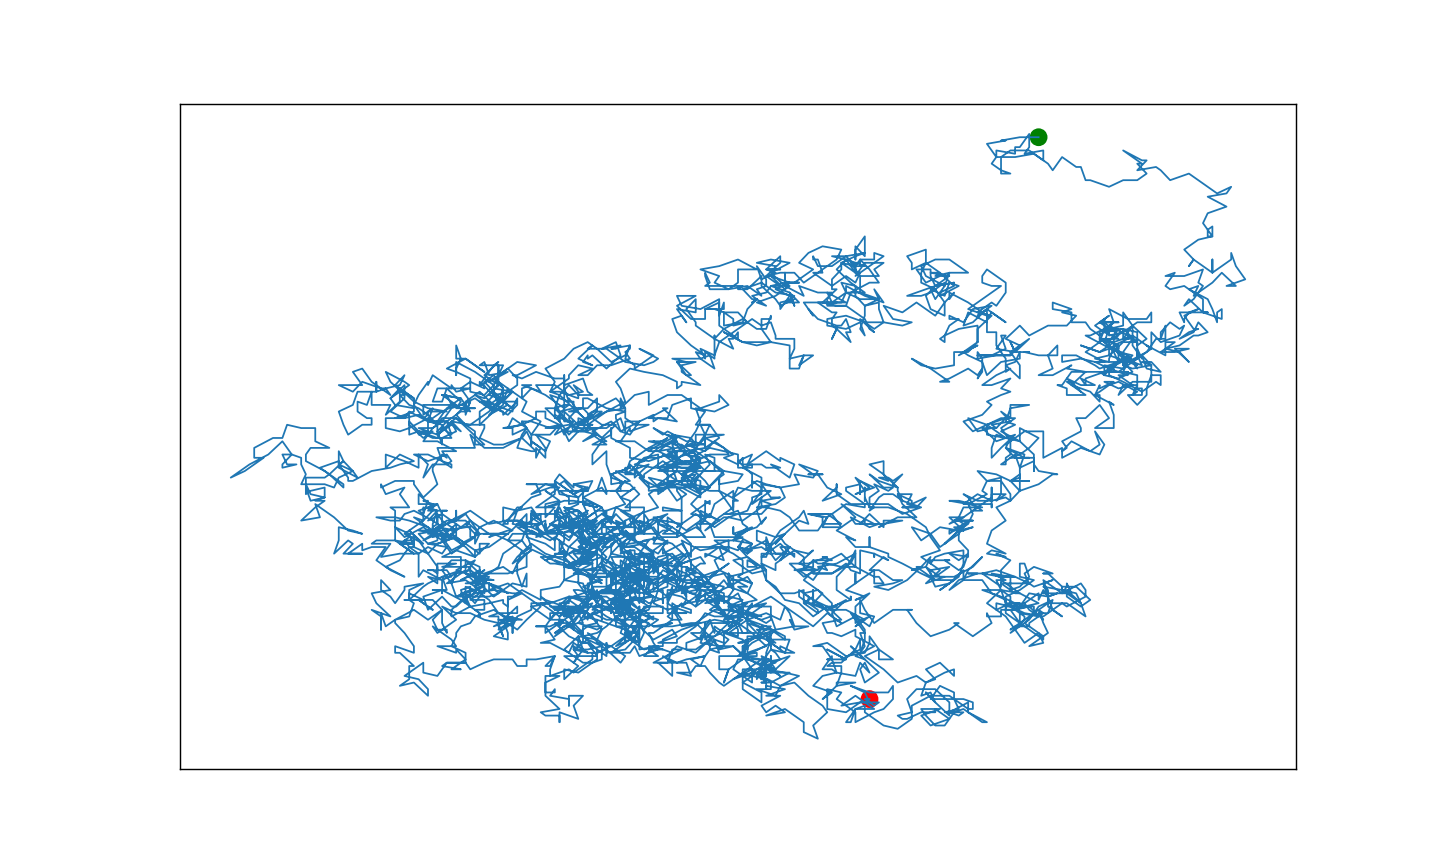

Python code for this plot:
import matplotlib.pyplot as plt
from random_walk import RandomWalk

while True:
    rw = RandomWalk(5000) 
    rw.fill_walk()

    fig, ax = plt.subplots(figsize=(10, 6), dpi=128)

    ax.plot(rw.x_values, rw.y_values, linewidth=1)

    ax.scatter(0, 0, c='green', edgecolors='none', s=100)
    ax.scatter(rw.x_values[-1], rw.y_values[-1], c='red', edgecolors='none', s=100)

    ax.get_xaxis().set_visible(False)
    ax.get_yaxis().set_visible(False)

    plt.show()

    keep_running = input("Make another walk? (y/n): ")
    if keep_running == 'n':
        break
